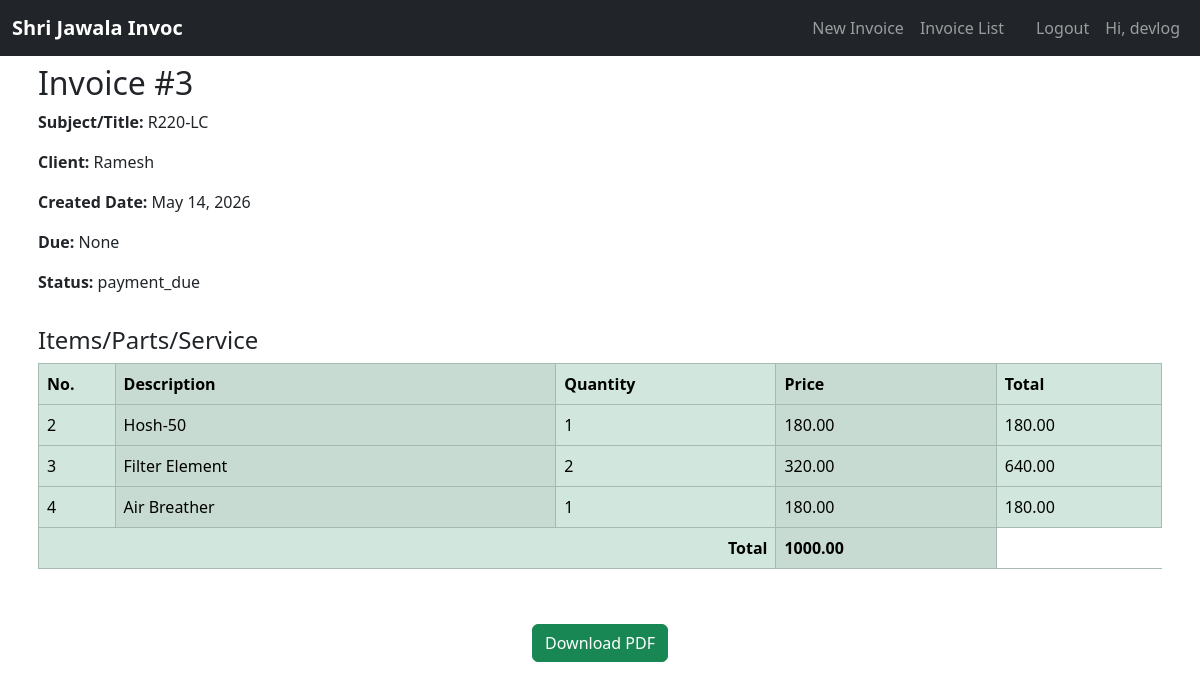
Page /invoices/3/ (signed in) on the committed database.
### invoices/models.py (models this page shows, shortened)
class Invoice(models.Model):
    STATUS_CHOICES = [
        ('paid_upfront', 'Paid Upfront (No Due)'),
        ('payment_due', 'Payment After Service (Due Date Required)'),
        ('partially_paid', 'Partially Paid (Due Date Required)'),
        ('already_paid', 'Already Paid (No Due)'),
        ('due_paid', 'Previously Due, Now Paid (No Due)'),
    ]
    special_uid = models.UUIDField(
        default=uuid.uuid4,
        editable=False
    )
    image = models.ImageField(
        upload_to='',
        blank=True,
        null=True
    )
    created_by = models.ForeignKey(User, on_delete=models.SET_NULL, null=True, blank=True)
    client = models.ForeignKey(Client, on_delete=models.SET_NULL, null=True, blank=True)
    guest_client_name = models.CharField(max_length=200, blank=True)  # For guest invoices
    date = models.DateField(auto_now_add=True)
    due_date = models.DateField(blank=True, null=True)
    status = models.CharField(max_length=20, choices=STATUS_CHOICES, default='payment_due')
    total = models.DecimalField(max_digits=10, decimal_places=2, default=0)
    place = models.CharField(max_length=20, blank=True, null=True)
    invoice_no = models.PositiveIntegerField(null=True, blank=True, editable=False)
    year = models.PositiveIntegerField(default=current_year, editable=False)
    suffix = models.CharField(max_length=10, blank=True, null=True)
    invoice_label =models.ForeignKey(InvoiceLabel, on_delete=models.SET_NULL, null=True, blank=True)
    context_title = models.CharField(
        max_length=255,
        blank=True,
        help_text="Specific subject (e.g., Machine Name, Project Code, or Service Type)"
    )
    LABEL_ALIGNMENT = [
        ('LEFT', 'Left Aligned'),
        ('CENTER', 'Centered'),
        ('RIGHT', 'Right Aligned'),
    ]
    header_style = models.CharField(
        max_length=10,
        choices=LABEL_ALIGNMENT,
        default='CENTER'  # Now defaults to Center
    )
    slug = models.SlugField(
        max_length=300,
        unique=True,
        blank=True,
        null=True,
        editable=True # Set to False if you want to hide it from the Admin form
    )
    is_active = models.BooleanField(default=True)

class Item(models.Model):
    invoice = models.ForeignKey(Invoice, on_delete=models.CASCADE, related_name='items')
    item_name = models.CharField(max_length=255)
    quantity = models.IntegerField(blank=True, null=True)
    price = models.DecimalField(max_digits=10, decimal_places=2)
    is_active = models.BooleanField(default=True)
    @property
    def total(self):
        return self.quantity * self.price

### invoices/views.py (the view)
# urls.py: path('<int:pk>/', views.invoice_detail, name='invoice_detail'),
@login_required
def invoice_detail(request, pk):
    invoice = get_object_or_404(Invoice.objects.prefetch_related(
    Prefetch('items',queryset=Item.objects.filter(is_active=True), to_attr='active_items')), pk=pk)
    if not (invoice.created_by == request.user or request.user.is_staff or request.user.is_superuser):
        return HttpResponse("You are not authorized to view this invoice.", status=403)
    return render(request, 'invoices/invoice_detail.html', {'invoice': invoice})

### templates/invoices/invoice_detail.html
{% extends 'invoices/base.html' %}
{% block content %}
<div class="container ms-auto p-2">
    <h2>Invoice #{{ invoice.id }}</h2>
  <p><strong>Subject/Title:</strong>  {% if invoice.context_title %}
            {{ invoice.context_title }}
        {% else %}
            Statement
        {% endif %}</p>
<p><strong>Client:</strong> {% if invoice.client %}
    {{ invoice.client.name }}
{% else %}
    {{ invoice.guest_client_name }}
{% endif %}</p>
<p><strong>Created Date:</strong> {{ invoice.date }}</p>
<p><strong>Due:</strong> {{ invoice.due_date }}</p>
<p class="uppercase"><strong>Status:</strong> {{ invoice.status }}</p>
</div>
<div class="container ms-auto p-2">
<h4>Items/Parts/Service</h4>
<table class="table table-bordered table-striped-columns table-success">
    <thead>
        <tr>
            <th>No.</th>
            <th>Description</th>
            <th>Quantity</th>
            <th>Price</th>
            <th>Total</th>
        </tr>
    </thead>
    <tbody>
        {% for item in invoice.items.all %}
        {% if item.is_active %}
        <tr>
            <td style="width:0.5rem">{{forloop.counter}}</td>
            <td  style="width:16rem;" class="text-nowrap">{{ item.item_name}}</td>
            <td style="width:8rem;">{{ item.quantity }}</td>
            <td  style="width:8rem;">{{ item.price }}</td>
            <td style="width:6rem;">{{ item.total }}</td>
        </tr>
        {% endif %}
        {% empty %}
        <tr><td colspan="4" class="text-center">No items added.</td></tr>
        {% endfor %}
    </tbody>
    <tfoot>
        <tr>
            <th colspan="3" class="text-end">Total</th>
            <th>{{ invoice.total }}</th>
        </tr>
    </tfoot>
</table>
</div>
<div class="d-flex justify-content-center align-items-center" style="height: 100px;">
    {% if request.user.is_authenticated %}
    <a class="btn btn-success" href="{% url 'invoice_pdf' invoice.id %}">Download PDF</a>
    {% else %}
    <a class="btn btn-success" href="{% url 'guest_invoice_pdf' invoice.special_uid %}">Download PDF</a>
    {% endif %}
</div>
{% endblock %}

### templates/partials/navbar.html (shortened to what this page needs)
<nav class="navbar navbar-expand-lg navbar-dark bg-dark py-2">
    <div class="container-fluid {% if '/dashboard' in request.path %}flex-nowrap{% endif %}">
        <a class="navbar-brand fw-bold" href="{% url 'home' %}" style="font-size: clamp(1rem, 4vw, 1.25rem);">
            Shri Jawala Invoc
        </a>
            <div class="collapse navbar-collapse" id="mainNavbar">
                 <ul class="navbar-nav ms-auto">
                {% if user.is_authenticated %}
                <li class="nav-item"><a class="nav-link" href="{% url 'client_invoice_create' %}">New Invoice</a></li>
                <li class="nav-item"><a class="nav-link" href="{% url 'invoice_list' %}">Invoice List</a></li>
                <li class="nav-item"><a class="nav-link" href="{% url 'accounts:logout' %}">
                <li class="nav-item"><a class="nav-link" href="{% url 'accounts:logout' %}">
                Logout</a></li>
                <li class="nav-item"><a class="nav-link">Hi, {{user.username}}</a></li>
                {% else %}
                 <li class="nav-item"><a class="nav-link" href="{% url 'guest_invoice_create' %}">New Invoice</a></li>
                <li class="nav-item"><a class="nav-link" href="{% url 'accounts:login' %}">Login</a></li>
                {% endif %}
            </ul>
            </div>
    </div>
</nav>

### rows in the picture
Invoice: id "3", context_title "R220-LC", guest_client_name "Ramesh", date "May 14, 2026", due_date "None", status "payment_due", total "1000.00"
Item: item_name "Hosh-50", quantity "1", price "180.00", total "180.00"
Item: item_name "Filter Element", quantity "2", price "320.00", total "640.00"
Item: item_name "Air Breather", quantity "1", price "180.00", total "180.00"

### other values in the picture
{{ user.username }} "devlog"
